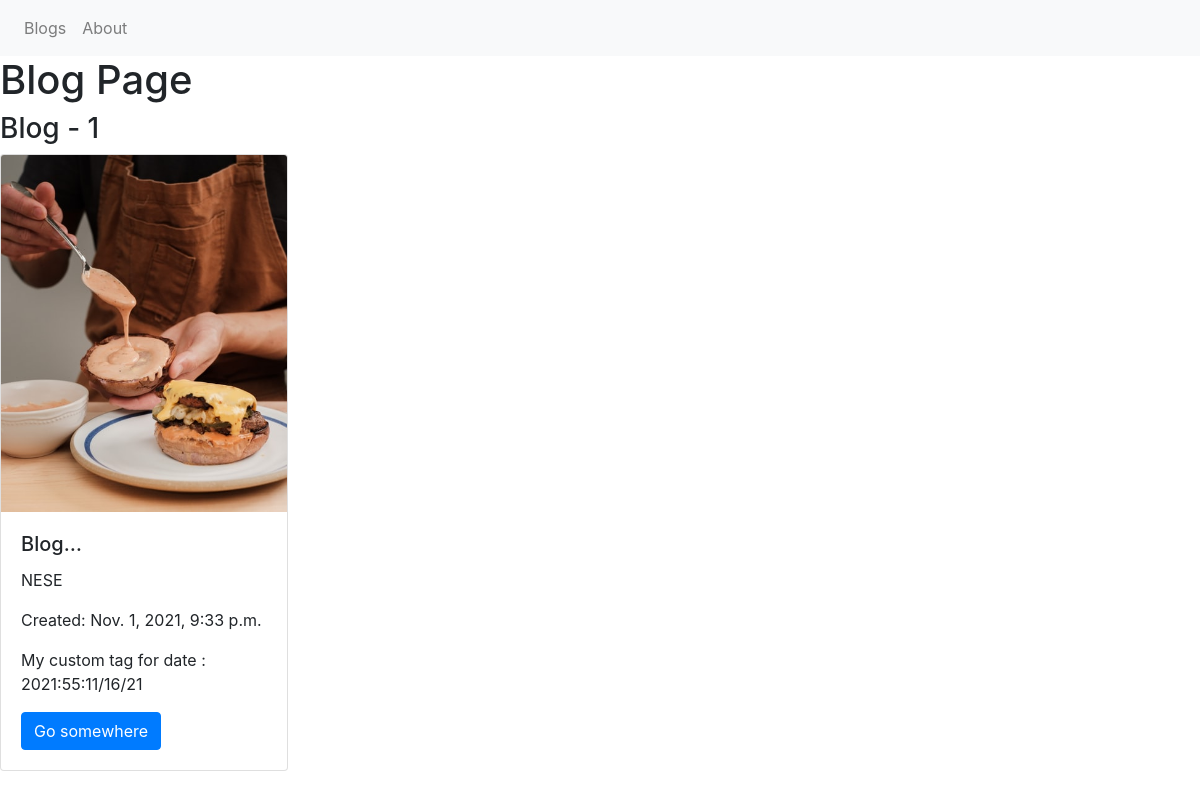
The app's page /, older data.
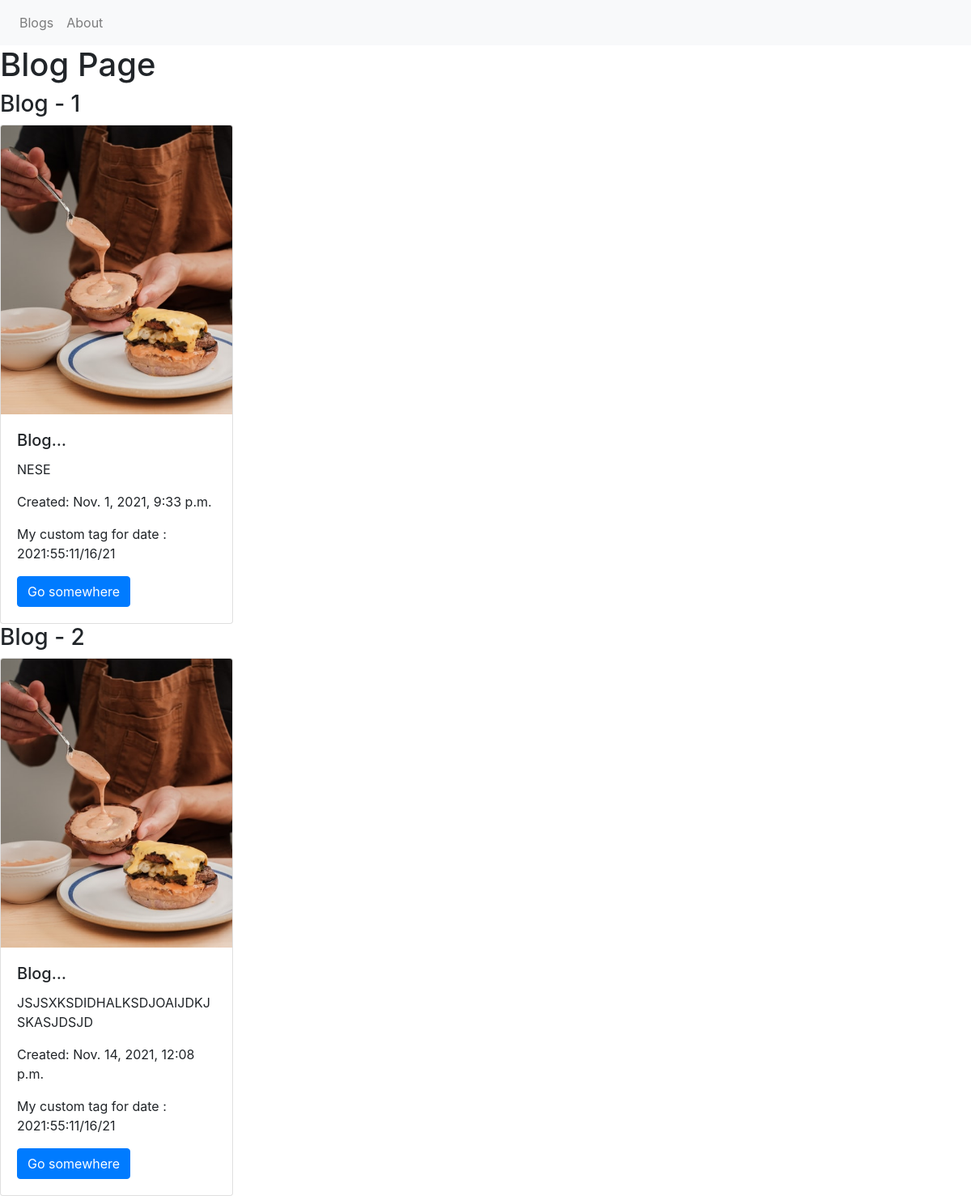
The same page, newer data.
### blog/models.py (models this page shows, shortened)
class Blog(models.Model):
    CATS ={
        (1, 'sport'),
        (2, 'fashion'),
        (3, 'technology'),
        (4, 'politics')
    }
    title = models.CharField(max_length=127, null=True, blank=True)
    text = models.TextField(help_text='Bura esas melumati daxil edin...')
    created_at = models.DateTimeField(auto_now_add=True)
    author = models.CharField(max_length=63, verbose_name='Muellif', )
    cats = models.IntegerField(max_length=100, choices=CATS, default=1)
    blog_tags = models.ManyToManyField('Tag')
    slug = models.SlugField(max_length=255, null=True)
    def get_absolute_url(self):
        return reverse('blog:blog-detail', args=[self.slug])
    class Meta:
        verbose_name = "Blog"
        verbose_name_plural = "Blogs"
        ordering = ('created_at',)

### blog/views.py (the view)
# urls.py: path('' , blog , name='blg'),
def blog(request):
    blogs = Blog.objects.all()
    return render(request, 'blogs.html', {'blogs':blogs})

### blog/templatetags/custom_filter.py (called while the page is built)
@register.filter
def my_uppercase(my_str):
    return str(my_str).upper()

### blog/templatetags/custom_tag.py (called while the page is built)
@register.simple_tag
def current_time(format_string):
    return datetime.datetime.now().strftime(format_string)

### blog/templates/blogs.html
{% extends "base.html" %}
{% load static custom_filter custom_tag %}
{% block content %}
<h1>Blog Page</h1>
{% for blog in blogs %}
<h3> Blog - {{ forloop.counter }} </h3>
<div class="card" style="width: 18rem;">
  <img class="card-img-top" src="{% static 'uploads/food.jpg' %}" alt="Card image cap">
  <div class="card-body">
    <h5 class="card-title">{{blog.title|truncatechars:5}}</h5>
    <p class="card-text">{{blog.text|my_uppercase }}</p>
    <p class="card-text">Created: {{blog.created_at}}</p>
    {% current_time "%Y:%M:%D" as the_time %}
    <p class="card-text">My custom tag for date : {{ the_time }}</p>
    <a href="{{blog.get_absolute_url}}" class="btn btn-primary">Go somewhere</a>
  </div>
</div>
{% empty %}
<p>Blog is not available</p>
{% endfor %}
{% endblock  %}

Row changes from the older to the newer data that the page shows:
added Blog: title "Blog…", text|my_uppercase "JSJSXKSDIDHALKSDJOAIJDKJSKASJDSJD", created_at "Nov. 14, 2021, 12:08 p.m.", the_time "2021:55:11/16/21"
